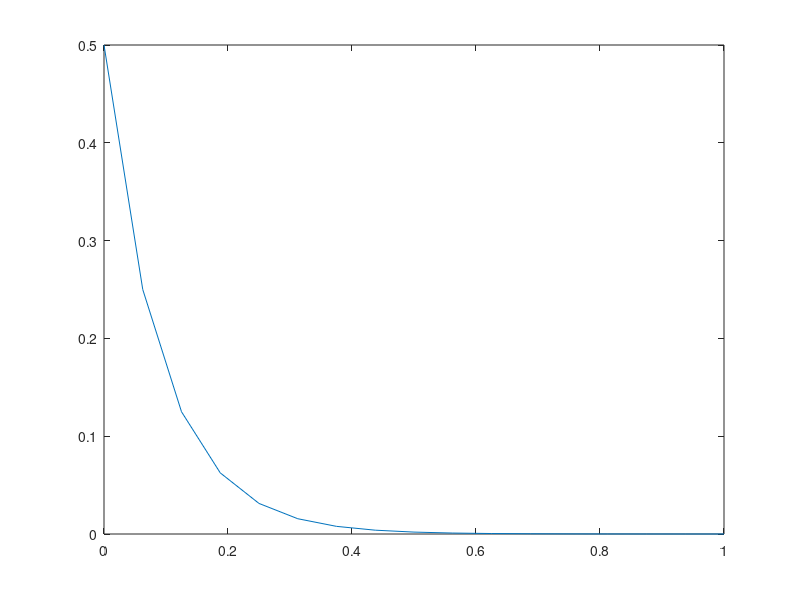

Here is the MATLAB script that generated this plot:
close all
clear all
clc
a=0;
b=1;
tolleranza = 10^-5;
f = @(x) 7*exp(-5*x)-3*exp(-2*x)-5;
err = 1;

i =0;
while err > tolleranza
    x = (a+b)/2;
    i = i+1;
    if (f(x)*f(a)) < 0
        b = x;
    elseif (f(x)*f(a)) == 0
        alfa = x
        disp("la radice dell'equazione è uguale" + ...
            "a "+ alfa);
        break;
    else
        a = x;
    end
    err = abs(b-a);
    e(i) = err;
end
err < tolleranza

%grafico dell'errore
ascisse = linspace(0,1,i);
plot(ascisse,e)
